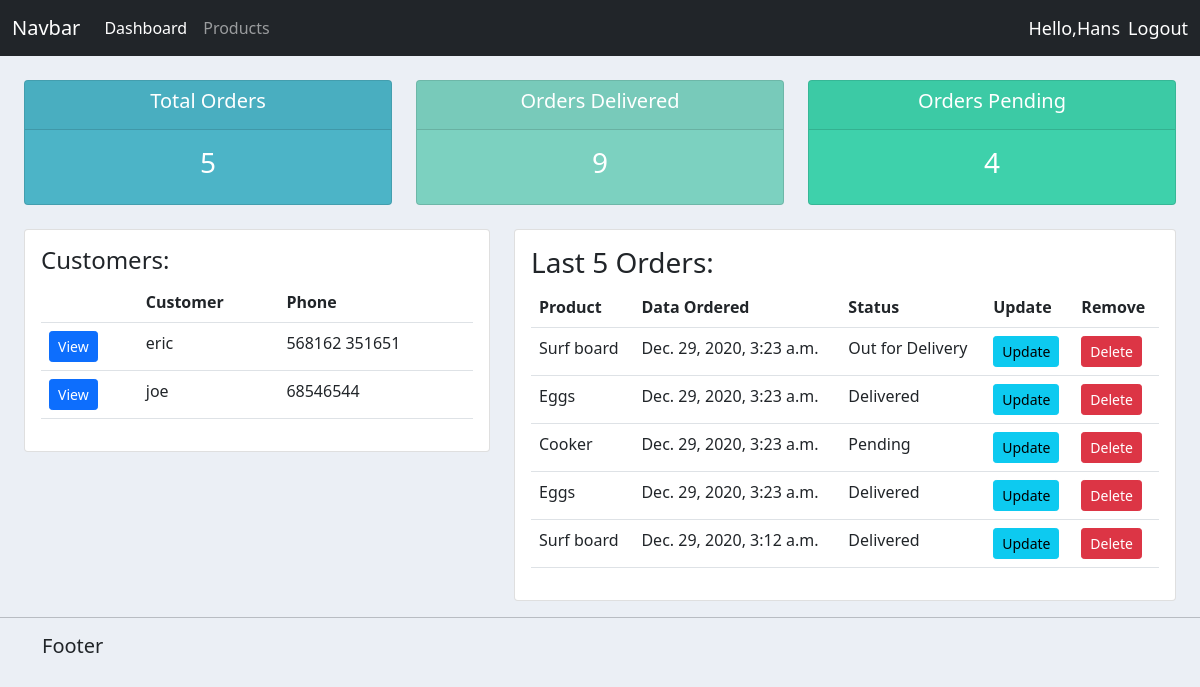
The app's page / (signed in) with its own data.
### accounts/models.py (models this page shows, shortened)
class Customer(models.Model):
    user = models.OneToOneField(User, blank=True, on_delete=models.CASCADE)
    name = models.CharField(max_length=200, null=True, blank=True)
    phone = models.CharField(max_length=200, null=True, blank=True)
    email = models.CharField(max_length=200, null=True, blank=True)
    date_created = models.DateTimeField(auto_now_add=True)

class Order(models.Model):
    STATUS = (
        ('Pending', 'Pending'),
        ('Delivered', 'Delivered'),
        ('Out for Delivery', 'Out for Delivery')
    )
    customer = models.ForeignKey(Customer, blank=True, null=True, on_delete=models.SET_NULL)
    product = models.ForeignKey(Product, blank=True, null=True, on_delete=models.SET_NULL)
    status = models.CharField(max_length=200, null=True, blank=True, choices=STATUS)
    date_created = models.DateTimeField(auto_now_add=True)

class Product(models.Model):
    CATEGORY = (
        ('Indoor', 'Indoor'),
        ('Outdoor', 'Outdoor'),
    )
    name = models.CharField(max_length=200, null=True)
    category = models.CharField(max_length=200, null=True, blank=True, choices=CATEGORY)
    price = models.FloatField(null=True, blank=True)
    description = models.CharField(max_length=200, null=True, blank=True)
    date_created = models.DateTimeField(auto_now_add=True)
    tag = models.ManyToManyField(Tag, blank=True)
    def __str__(self):
        return self.name

### accounts/decorators.py (the view)
    def wrapper_func(request, *args, **kwargs):
        group = None
        if request.user.groups.exists():
            group = request.user.groups.all()[0].name
            if group == "admin":
                return view_func(request, *args, **kwargs)
            else:
                return redirect('user')

### accounts/views.py (called while the page is built)
@admin_only
@login_required(login_url='login')
def home(request):
    customers = Customer.objects.all()
    orders = Order.objects.all().order_by('-date_created')[:5]
    total_orders = orders.count()
    pending_orders = Order.objects.filter(status='Pending').count()
    delivered_orders = Order.objects.filter(status='Delivered').count()
    context = {
        'customers': customers,
        'orders': orders,
        'total_orders': total_orders,
        'pending_orders': pending_orders,
        'delivered_orders': delivered_orders,
    }
    return render(request, 'accounts/dashboard.html', context)

### accounts/templates/accounts/dashboard.html
{% extends 'base.html' %}
{% block content %}
    {% include 'accounts/status.html' %}
    <div class="container-fluid">
        <div class="row mt-4">
            <div class="col-md-5">
                <div class="card card-body">
                    <h4>Customers: </h4>
                    <table class="table">
                        <tr>
                            <th></th>
                            <th scope="col">Customer</th>
                            <th scope="col">Phone</th>
                        </tr>
                        {% for customer in customers %}
                        <tr>
                            <td><a class="btn btn-sm btn-primary" href="{% url 'customer' customer.pk %}">View</a> </td>
                            <td>{{ customer.name }}</td>
                            <td>{{ customer.phone }}</td>
                        </tr>
                        {% endfor %}
                    </table>
                </div>
            </div>
            <div class="col-md-7">
                <div class="card card-body">
                    <h3>Last 5 Orders:</h3>
                    <table class="table">
                        <tr>
                            <th scope="col">Product</th>
                            <th scope="col">Data Ordered</th>
                            <th scope="col">Status</th>
                            <th scope="col">Update</th>
                            <th scope="col">Remove</th>
                        </tr>
                        {% for order in orders %}
                        <tr>
                            <td>{{ order.product }}</td>
                            <td>{{ order.date_created }}</td>
                            <td>{{ order.status }}</td>
                            <td><a class="btn btn-sm btn-info" href="{% url 'update_order' order.pk %}">Update</a> </td>
                            <td><a class="btn btn-sm btn-danger" href="{% url 'delete_order' order.pk %}">Delete</a> </td>
                        </tr>
                        {% endfor %}
                    </table>
                </div>
            </div>
        </div>
    </div>
{% endblock %}

### accounts/templates/base.html (shortened to what this page needs)
{% load static %}
<!DOCTYPE html>
<html lang="en">
<head>
    <link href="https://cdn.jsdelivr.net/npm/bootstrap@5.0.0-beta1/dist/css/bootstrap.min.css" rel="stylesheet"
>
    {% include 'navbar.html' %}
    <link rel="stylesheet" type="text/css" href="{% static 'css/main.css' %}">
</head>
<body>
<div class="container-fluid">
    {% block content %}
    {% endblock %}
</div>
<hr>
<div class="container">
    <h5>Footer</h5>
</div>
</body>
</html>

### accounts/templates/navbar.html (shortened to what this page needs)
<nav class="navbar navbar-expand-lg navbar-dark bg-dark">
  <div class="container-fluid">
    <a class="navbar-brand" href="#">Navbar</a>
    <div class="collapse navbar-collapse" id="navbarNav">
      <ul class="navbar-nav">
        <li class="nav-item">
          <a class="nav-link active" aria-current="page" href="{% url 'home' %}">Dashboard</a>
        </li>
        <li class="nav-item">
          <a class="nav-link" href="{% url 'products' %}">Products</a>
        </li>
      </ul>
    </div>
      <span class="logout mx-2">Hello,{{ request.user|title }} </span>
      <span>  <a  class="logout" style="text-decoration: None" href="{% url 'logout' %}">Logout</a> </span>
  </div>
</nav>

### accounts/templates/accounts/status.html
<br>
<div class="container-fluid status">
    <div class="row d-flex flex-row">
        <div class="col-md" >
            <div class="card status-card" id="total-orders">
                <div class="card-header">
                    <h5 class="card-title">Total Orders</h5>
                </div>
                <div class="card-body">
                    <h3 class="card-title">{{ total_orders }}</h3>
                </div>
            </div>
        </div>
        <div class="col-md">
            <div class="card status-card" id="orders-delivered">
                <div class="card-header">
                    <h5 class="card-title">Orders Delivered</h5>
                </div>
                <div class="card-body">
                    <h3 class="card-title">{{ pending_orders }}</h3>
                </div>
            </div>
        </div>
        <div class="col-md">
            <div class="card status-card" id="orders-pending">
                <div class="card-header">
                    <h5 class="card-title">Orders Pending</h5>
                </div>
                <div class="card-body">
                    <h3 class="card-title">{{ delivered_orders }}</h3>
                </div>
            </div>
        </div>
    </div>
</div>

### static/css/main.css (style rules this page uses)
body { background-color: #ebeff5; }
#total-orders { background-color: #4cb4c7; }
#orders-delivered { background-color: #7cd1c0; }
#orders-pending { background-color: #3ed1ab; }
.status-card { color: white; text-align: center; }

### accounts/templates/navbar.html (style rules this page uses)
.logout { color: white; font-size: 18px; }

### records on screen
Customer: name "eric", phone "568162 351651"
Customer: name "joe", phone "68546544"
Order: product "Surf board", date_created "Dec. 29, 2020, 3:23 a.m.", status "Out for Delivery"
Order: product "Eggs", date_created "Dec. 29, 2020, 3:23 a.m.", status "Delivered"
Order: product "Cooker", date_created "Dec. 29, 2020, 3:23 a.m.", status "Pending"
Order: product "Eggs", date_created "Dec. 29, 2020, 3:23 a.m.", status "Delivered"
Order: product "Surf board", date_created "Dec. 29, 2020, 3:12 a.m.", status "Delivered"

### other values on screen
{{ request.user|title }} "Hans"
{{ total_orders }} "5"
{{ pending_orders }} "9"
{{ delivered_orders }} "4"
